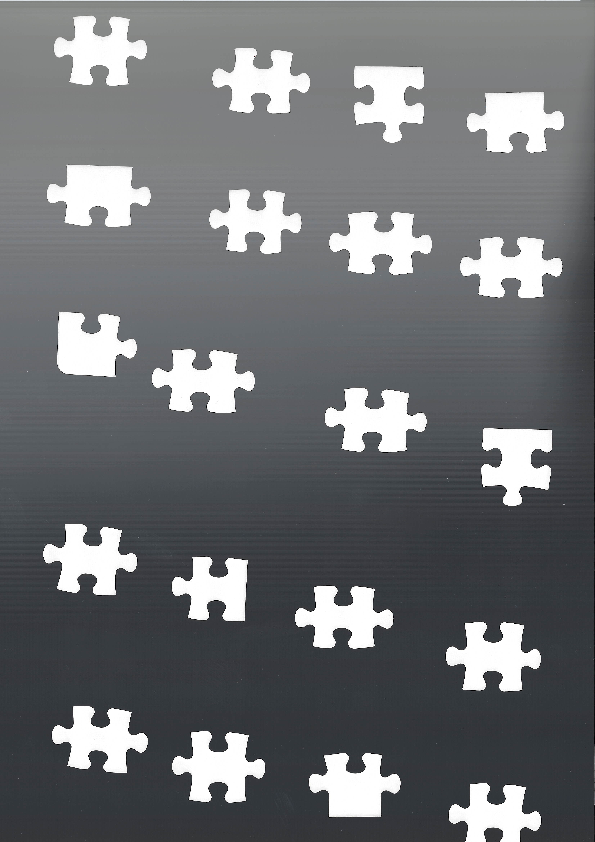
#> input picture input/1T20.png, 595 x 842 px
$ python main.py
#> lines starting #> are read from the running program, lines starting #| are printed output that depends on the picture; after the words box and inside, x2 and y2 are one past the last pixel; in counts of white or black regions, pixels touching at a corner belong together
import numpy as np
import cv2
import matplotlib.pyplot as plt

def main():
    #カラー画像の読み取り
    img_src1 = cv2.imread("./input/1T20.png",1)
#> img_src1 is the input picture: shape (842, 595, 3); mean B, G, R 115.4, 112.8, 110.7
    img_src2 = cv2.imread("./input/21T40.png",1)
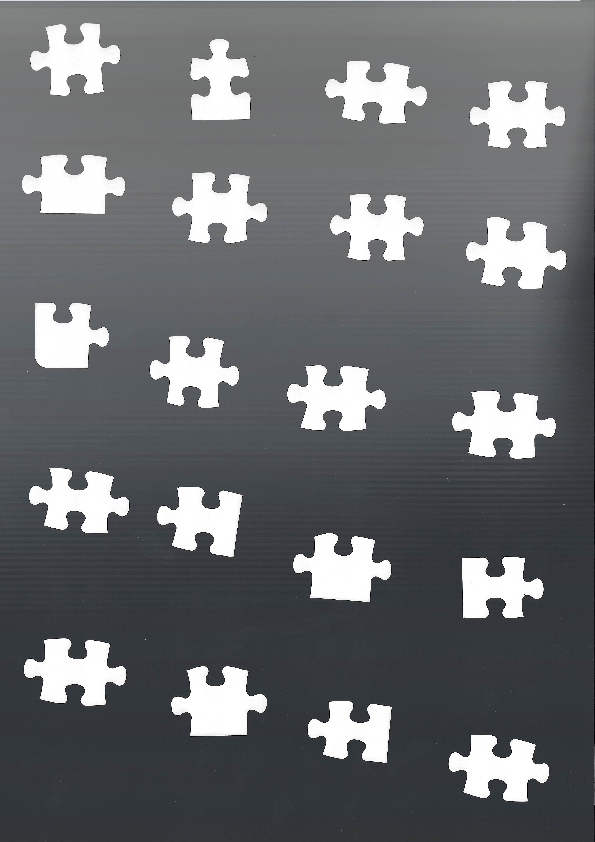
#> input picture input/21T40.png, 595 x 842 px
#> img_src2 is the input picture: shape (842, 595, 3); mean B, G, R 110.6, 107.9, 105.8
    img_src3 = cv2.imread("./input/41T60.png",1)
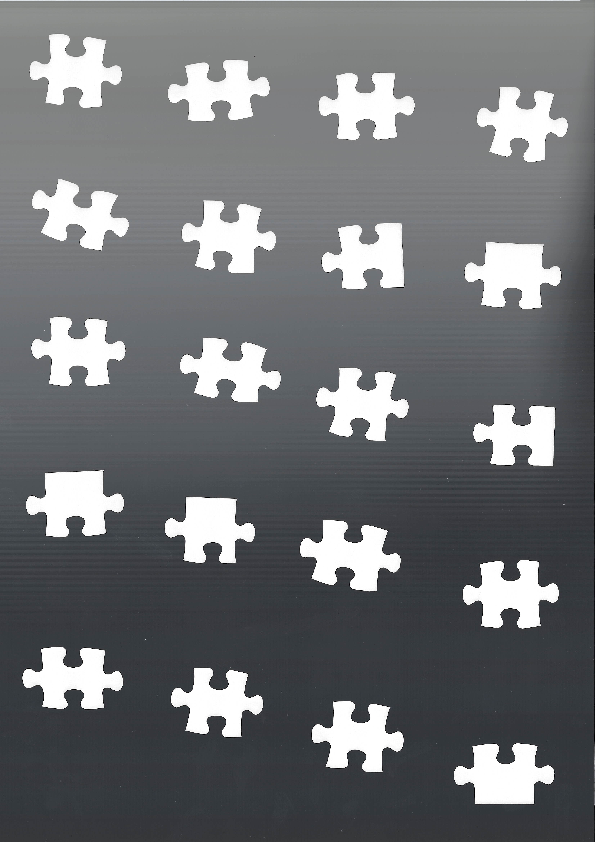
#> input picture input/41T60.png, 595 x 842 px
#> img_src3 is the input picture: shape (842, 595, 3); mean B, G, R 116.5, 113.8, 111.7
    img_src4 = cv2.imread("./input/61T80.png",1)
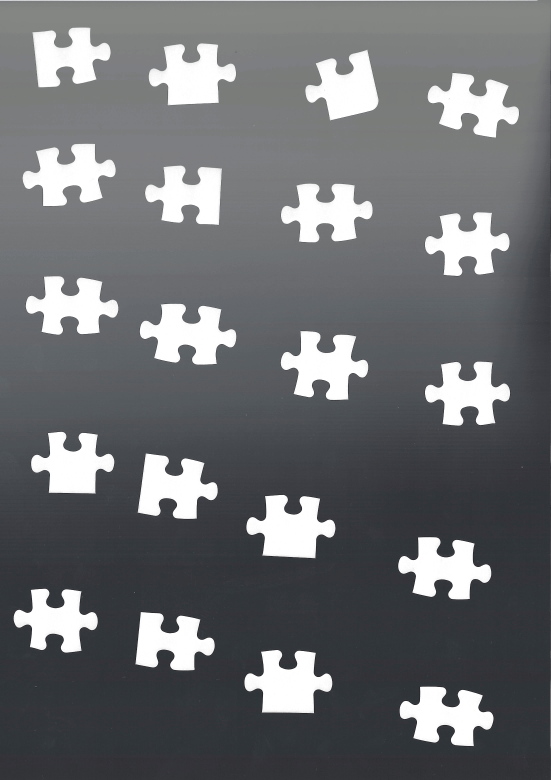
#> input picture input/61T80.png, 1653 x 2339 px (shown at 1/3 size)
#> img_src4 is the input picture: shape (2339, 1653, 3); mean B, G, R 113.3, 110.6, 108.5
    img_src5 = cv2.imread("./input/81T96.png",1)
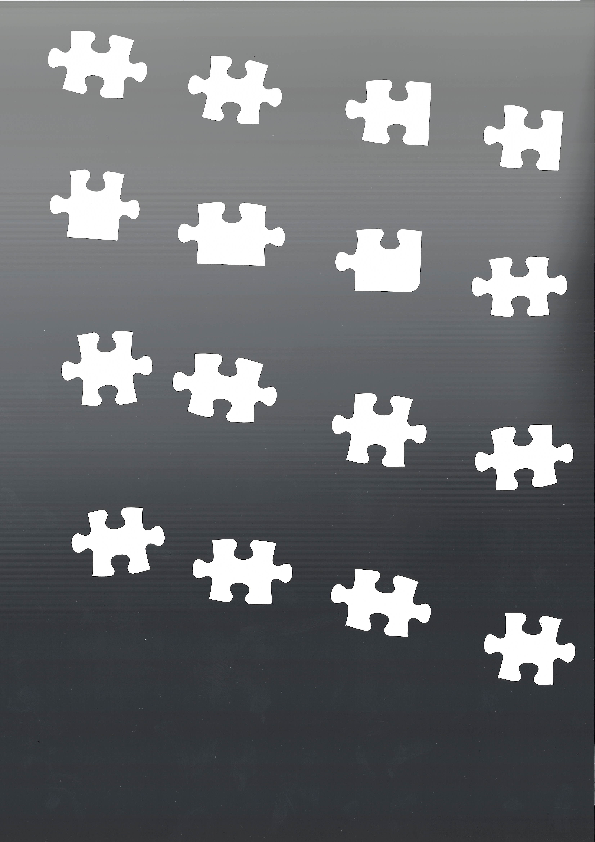
#> input picture input/81T96.png, 595 x 842 px
#> img_src5 is the input picture: shape (842, 595, 3); mean B, G, R 112, 109.3, 107.2
    img_src6 = cv2.imread("./input/97T104.png",1)
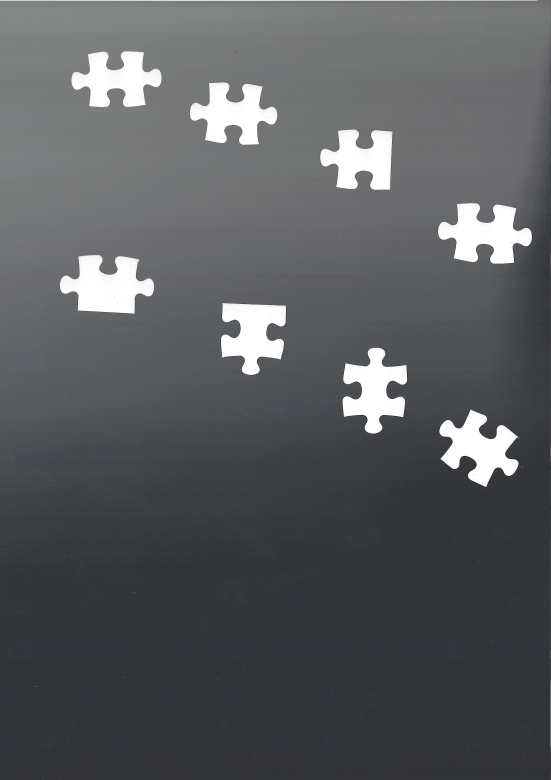
#> input picture input/97T104.png, 1653 x 2339 px (shown at 1/3 size)
#> img_src6 is the input picture: shape (2339, 1653, 3); mean B, G, R 94.4, 91.5, 89.1
    images = [img_src1,img_src2,img_src3,img_src4,img_src5,img_src6]

    """グレースケール，一度保存できればいい
    for i in range(6):
        img_gray = cv2.cvtColor(images[i],cv2.COLOR_BGR2GRAY)
        imname = "./output/Gray/"+ str(i+1) + ".png"
        cv2.imwrite(imname,img_gray)
    """

    #二値化
    #Otsu's thresholding after Gaussian filtering
    imgs_binary = [0,0,0,0,0,0]
    for i in range(6):
        img_gray = cv2.cvtColor(images[i],cv2.COLOR_BGR2GRAY)
        blur = cv2.GaussianBlur(img_gray,(5,5),0)
        ret3,imgs_binary[i] = cv2.threshold(blur,0,255,cv2.THRESH_BINARY+cv2.THRESH_OTSU)
#> this loop made 6 passes
#> ret3 on passes 1 to 6: 167, 164, 168, 168, 168, 165
#> after the loop, imgs_binary = 6 items
        #cv2.imwrite("./output/Binary/1_"+ str(i+1) + ".png",imgs_binary[i])

    #ラベリング処理
    imgs_data = [0,0,0,0,0,0]
    for i in range(6):
        #ラベリング処理(1):大きなノイズもラベリング
        img_color,imgs_data[i] ,center = Labeling(imgs_binary[i])
        #cv2.imwrite("./output/Label/L1_" + str(i+1) + ".png",img_color)
        #ノイズ除去(2):ピース以外のラベリングされた図形の削除
        removeNoise(imgs_binary[i],imgs_data[i],len(imgs_data[i]))
        #cv2.imwrite("./output/Binary/2_" + str(i+1) + ".png",imgs_binary[i])
        img_color,imgs_data[i],center = Labeling(imgs_binary[i])
        #np.savetxt('./output/CSV/before/BeforeData'+ str(i+1) +'.csv',imgs_data[i],delimiter=',')
        #クロージング(3)
        kernel = np.ones((2,2),np.uint8)
        imgs_binary[i] = closing(imgs_binary[i],kernel)
        #cv2.imwrite("./output/Binary/3_" + str(i+1) + ".png",imgs_binary[i])
        #ラベリング処理(3):ノイズ除去済み
        img_color,imgs_data[i],center = Labeling(imgs_binary[i])
#> this loop made 6 passes
#> pass 1, in imgClip, `dst = src[y0:y1,x0:x1]`:
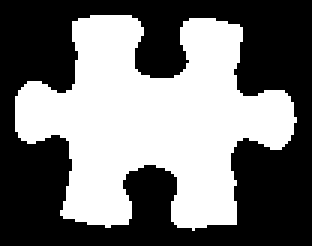
#> dst: shape (82, 104) (shown 3 times larger); 45.7% white; 1 white region, box (x1, y1, x2, y2) and area: (5, 5, 99, 77) 3898
#> after the loop, imgs_data = 6 items
        #cv2.imwrite("./output/Label/L2_" + str(i+1) + ".png",img_color)
        #np.savetxt("./output/CSV/after/AfterData"+ str(i+1) +".csv",imgs_data[i],delimiter=',')

    #ピースデータのまとめ
    data = imgs_data[0]
#> data = empty array
    for i in range(1,6):
        data = np.append(data,imgs_data[i],axis=0)
#> after the loop, data = 28 rows, first 6: [99, 84, 235, 180, 26196], [448, 132, 262, 186, 29932], [918, 152, 220, 211, 27595], [1285, 221, 274, 194, 28249], [70, 433, 279, 187, 29749], [437, 499, 231, 178, 26470]
    """
    np.savetxt("./output/CSV/data.csv",data,delimiter=',')
    np.save('./output/CSV/data.npy', data)
    np.savetxt('./output/Test/binary1.txt',imgs_binary[0])
    np.savetxt("./output/Test/data.csv",data)
    """
    # print(len(imgs_data[5]))
    count = 0
    img_pieces = []
    for a in range(len(images)):
        mimg = cv2.cvtColor(imgs_binary[a],cv2.COLOR_GRAY2BGR)
        count = count + len(imgs_data[a])
        for k in range(count - len(imgs_data[a]),count):
            # print(k)
            img = imgClip(k,data,mimg)

            gray = cv2.cvtColor(img,cv2.COLOR_BGR2GRAY)
#> this loop made 6 passes
#> count on passes 1, 2, 3, 5: 0, 0, 0, 20
#> count on passes 4, 6: 20, 28
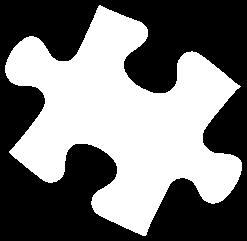
#> img: shape (241, 247, 3); 47% white; 1 white region, box (x1, y1, x2, y2) and area: (5, 5, 242, 236) 27952
#> after the loop, count = 28

    img_pieces.append(img)
    # showImage(img_pieces[0])

    for image in img_pieces:
        # print(image)
        FreemanChainCode(image)
#> this loop made 1 pass
#> count in FreemanChainCode on pass 1: 1
#> (printed output is left out)
        # print(image.shape[1])

# 画像の表示関数
def showImage(img):
    # r_img = cv2.resize(img,(600, 750))
    cv2.imshow("img",img)
    cv2.waitKey(0)
    cv2.destroyAllWindows()

#ラベリング関数
def Labeling(src):
    Labels = cv2.connectedComponentsWithStats(src)
    #オブジェクト情報を抽出
    """
    dataは短径図形の左上のx,yと縦横の長さと面積
    centerは短径図形の重心座標
    LabelNumは領域(背景含む)の個数-1で図形の個数を示す
    deleteしているのは背景分
    """
    LabelNum = Labels[0] - 1
    data = np.delete(Labels[2],0,0)
    center = np.delete(Labels[3],0,0)

    dst = cv2.cvtColor(src,cv2.COLOR_GRAY2BGR)
    #dst = src.copy()

    for i in range(LabelNum):
        x0 = data[i][0]
        y0 = data[i][1]
        x1 = data[i][0] + data[i][2]
        y1 = data[i][1] + data[i][3]
        cv2.rectangle(dst,(x0,y0),(x1,y1),(0,0,255))
        cv2.putText(dst,
                    "ID:"+str(i),
                    (x1-20,y1+15),
                    cv2.FONT_HERSHEY_PLAIN,
                    1,(0,255,255))
    #showImage(dst)
    return dst,data,center


#画像の切り抜き
def imgClip(id,data,src):
    x0 = data[id][0] - 5
    y0 = data[id][1] - 5
    x1 = data[id][0] + data[id][2] +5
    y1 = data[id][1] + data[id][3] +5
    if len(src.shape) == 3:
        dst = src[y0:y1,x0:x1,:]
    elif len(src.shape) == 2:
        dst = src[y0:y1,x0:x1]
    return dst

#ノイズ除去関数
def removeNoise(src,data,num):
    id = 0
    for id in range(num):
        img_clip = imgClip(id,data,src)
        if img_clip.size < 10000 :
            x0 = data[id][0]
            y0 = data[id][1]
            x1 = data[id][0] + data[id][2]
            y1 = data[id][1] + data[id][3]
            contours = np.array([[x0,y0],[x0,y1],[x1,y1],[x1,y0]])
            #fillPolyは返り値なしでいい
            cv2.fillPoly(src,pts=[contours],color=(0,0,0))

#クロージングによる黒色ノイズ除去関数
def closing(src,kernel):
    dilate = cv2.dilate(src,kernel) #白の領域が膨張
    dilate = cv2.dilate(dilate,kernel) #白の領域が膨張
    dilate = cv2.erode(dilate,kernel) #白の領域が収縮
    dst = cv2.erode(dilate,kernel) #白の領域が収縮
    return dst

#Freeman chain code 関数
def FreemanChainCode(src):
    #directionリストの作成(y,x)
    directions = [
                [ 0, 1], # 0
                [-1, 1], # 1
                [-1, 0], # 2
                [-1,-1], # 3
                [ 0,-1], # 4
                [ 1,-1], # 5
                [ 1, 0], # 6
                [ 1, 1]  # 7
                ]
    point_is_found = False #見つかった場合True,見つからなかった場合False
    chain = [] #探索した方向を記録していくリスト
    for y in range(src.shape[0]): #y軸走査
        for x in range(src.shape[1]): #x軸走査
            # print(y,x)
            if src[y,x,0] == 255:
                print(1)
                point_is_found = True
                break
        if  point_is_found == True:
            break

    # print("(x,y)= (",x,y,")")

    start_point = (y,x) #最初の地点を記録
    current_point = start_point
    direction = 2 #最初の点の上にエッジはない
    for i in range(len(directions)):
        if i < direction:
            continue
        else:
            new_point = ( current_point[0]+directions[i][0],
                          current_point[1]+directions[i][1] )
            if src[new_point[0],new_point[1],0] == 255:
                current_point = new_point
                chain.append(i)
                direction = i
                print(new_point[0],",",new_point[1],"direction=",direction)
                break

    count = 0
    while current_point != start_point:
        new_direction = (direction + 5) % 8
        #print("new_direction=",new_direction)
        dir_range1 = range(new_direction,8)
        dir_range2 = range(0,new_direction)
        dirs = []
        dirs.extend(dir_range1)
        dirs.extend(dir_range2)
        for direction in dirs:
            new_point = ( current_point[0]+directions[direction][0],
                          current_point[1]+directions[direction][1] )
            if src[new_point[0],new_point[1],0] == 255:
                chain.append(direction)
                current_point = new_point
                print(new_point[0],",",new_point[1])
                break
        if count == 2000: break
    count += 1

    print(current_point)
    print(chain)
    showImage(src)
    # while current_point != start_point:
    #     direction = ()


if __name__=='__main__':
    main()
